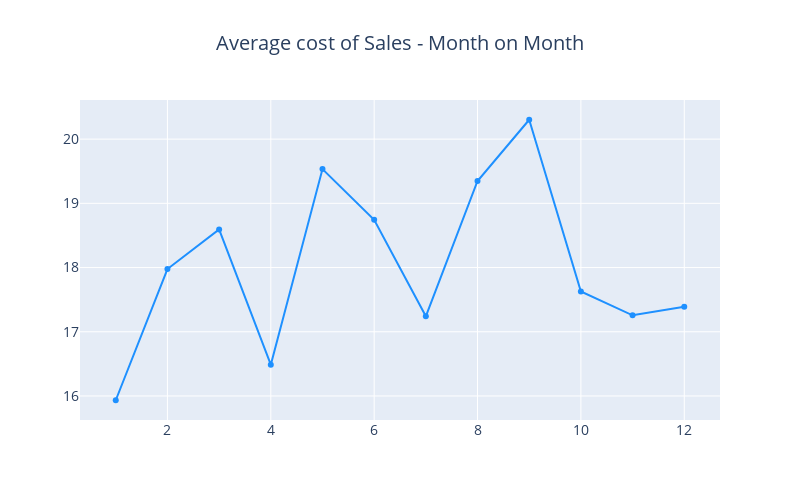

Notebook code cell kept with this figure:
### Code cell
trace = go.Scatter(
    x=temp_df['Month'],
    y=temp_df['mean'],
    marker=dict(
        color="#1E90FF",
    ),
)

layout = go.Layout(
    title=go.layout.Title(
        text="Average cost of Sales - Month on Month",
        x=0.5
    ),
    font=dict(size=14),
    width=800,
    height=500,
)

data = [trace]
fig = go.Figure(data=data, layout=layout)
py.iplot(fig, filename="Retail")

### Figure 1 — Plotly figure (JSON) as saved in the notebook; plotly's stock layout.template omitted (floating-point values rounded to 4 significant figures)
{"data": [{"marker": {"color": "#1E90FF"}, "type": "scatter", "x": [1, 2, 3, 4, 5, 6, 7, 8, 9, 10, 11, 12], "y": [15.93, 17.98, 18.59, 16.49, 19.53, 18.74, 17.24, 19.35, 20.3, 17.63, 17.26, 17.39]}], "layout": {"font": {"size": 14}, "height": 500, "title": {"text": "Average cost of Sales - Month on Month", "x": 0.5}, "width": 800}}
